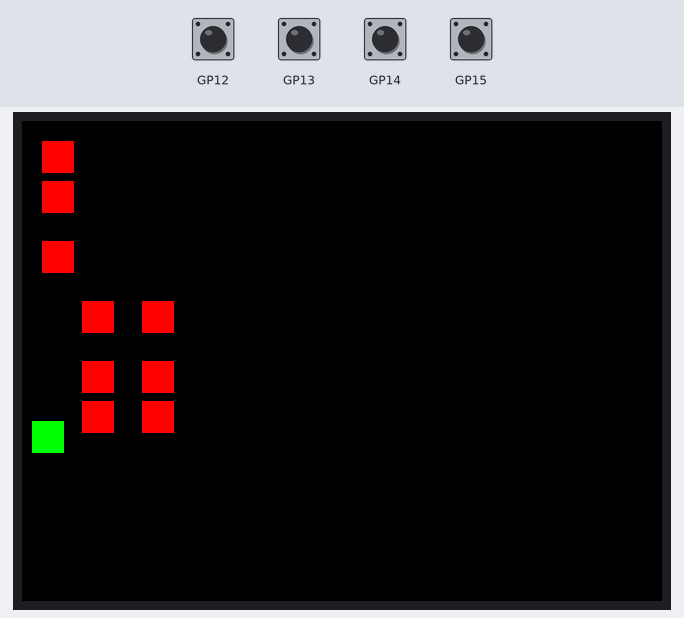
Simulated run of this program. Board: Raspberry Pi Pico running MicroPython. On the bench: 320×240 colour display. Inputs (shaded band) come from the test bench.

Above: at 1.2 s.
1.3 s: button A pressed for 1 s
At 3.4 s:
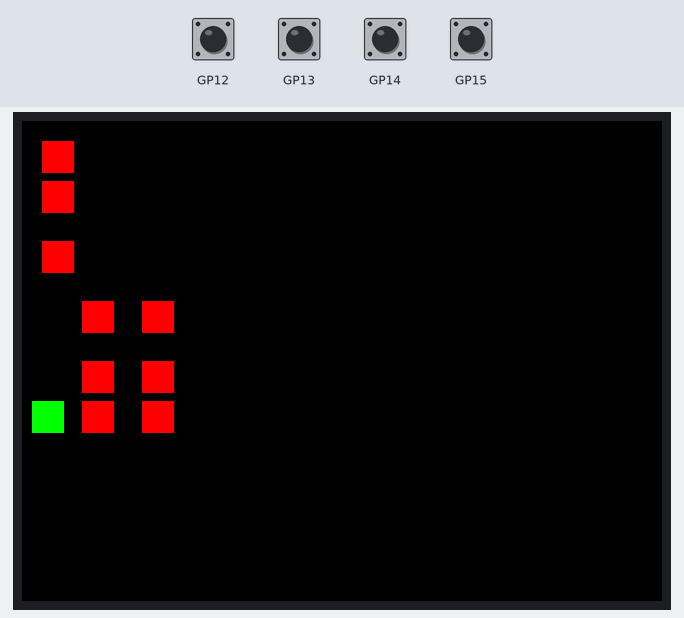
3.8 s: button X pressed for 0.15 s
5.4 s: button B pressed for 0.15 s
At 6.6 s:
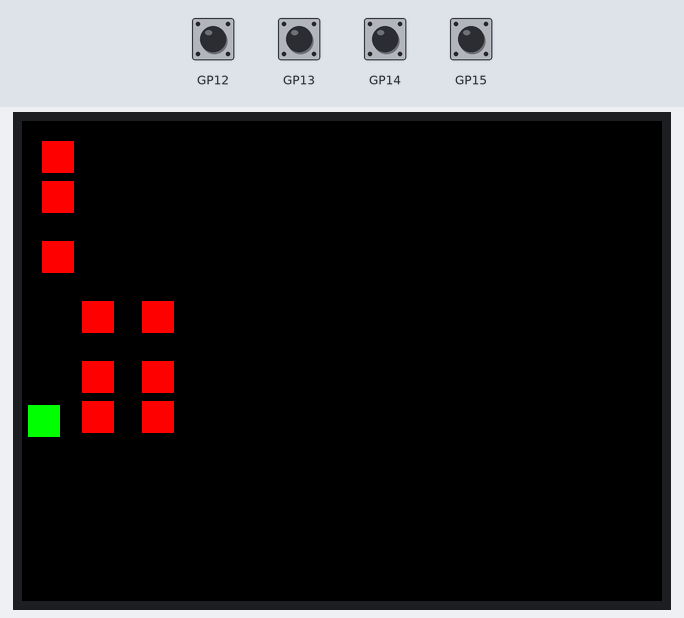
7.0 s: button Y pressed for 1 s
At 8.4 s:
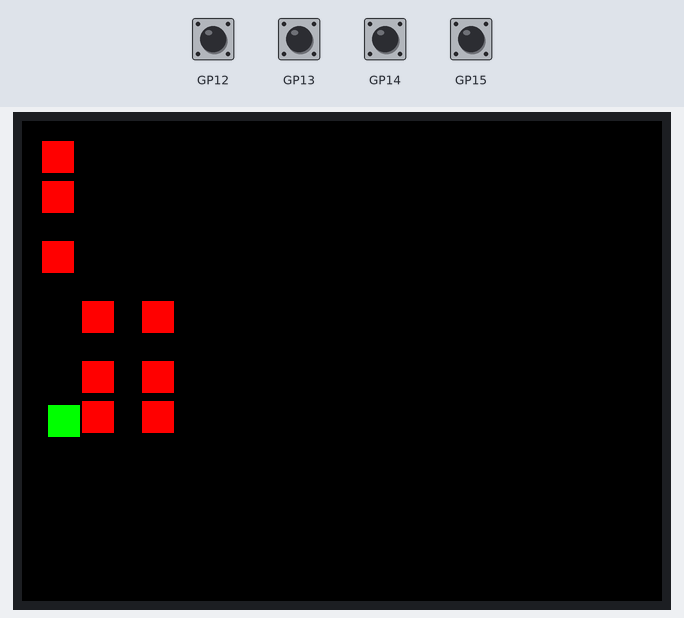
9.5 s: button A pressed for 0.15 s
11.1 s: button B pressed for 1 s
At 13.4 s:
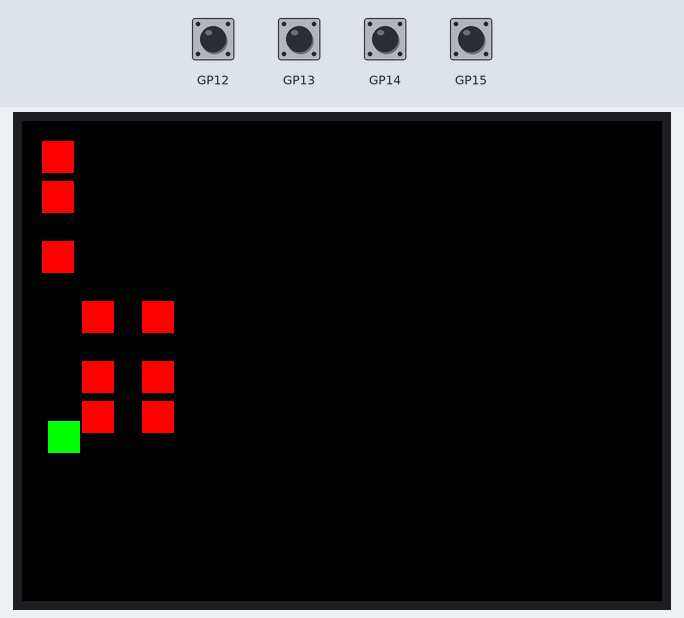
Timing chart, 0 to 14.6 s (numbered marks = the images above; inputs shaded):
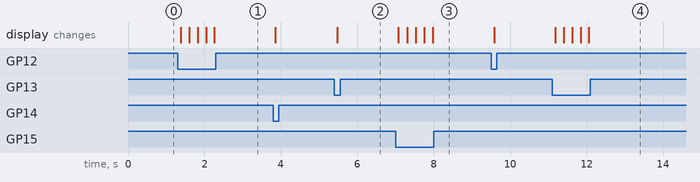

The program:

collision.py
```python
# Import required libraries
from pimoroni import Button
from picographics import PicoGraphics, DISPLAY_PICO_DISPLAY_2, PEN_RGB565

# Initialize Pico Display
display = PicoGraphics(display=DISPLAY_PICO_DISPLAY_2, pen_type=PEN_RGB565)

# Initialize buttons
button_a = Button(12)
button_b = Button(13)
button_x = Button(14)
button_y = Button(15)

# player variables
player_x = 5
player_y = 150
player_height = 16


# Define pen colors
WHITE = display.create_pen(255, 255, 255)
BLACK = display.create_pen(0, 0, 0)
GREEN = display.create_pen(0, 255, 0)
RED = display.create_pen(255, 0, 0)

# Define the Dot class


class Dot:
    def __init__(self, x, y, size, disabled=False):
        self.x = x
        self.y = y
        self.size = size
        self.disabled = disabled


# Create dot objects
dot1 = Dot(10, 10, 16)
dot2 = Dot(10, 30, 16)
dot3 = Dot(10, 60, 16)
dot4 = Dot(30, 90, 16)
dot5 = Dot(30, 120, 16)
dot6 = Dot(30, 140, 16)
dot7 = Dot(60, 90, 16)
dot8 = Dot(60, 120, 16)
dot9 = Dot(60, 140, 16)

dots = [dot1, dot2, dot3, dot4, dot5, dot6, dot7, dot8, dot9]

# Main game loop
while True:
    display.set_pen(BLACK)
    display.clear()

    # Draw green rectangle (PLAYER)
    display.set_pen(GREEN)
    display.rectangle(player_x, player_y, player_height, player_height)

    # Draw dots
    for dot in dots:
        if not dot.disabled:
            display.set_pen(RED)
            display.rectangle(dot.x, dot.y, dot.size, dot.size)
        else:
            display.set_pen(BLACK)
            display.rectangle(dot.x, dot.y, dot.size, dot.size)

    # Collision detection and dot disabling
    for dot in dots:
        if (player_x + player_height > dot.x and player_x < dot.x + dot.size and player_y + player_height > dot.y and player_y < dot.y + dot.size):
            dot.disabled = True
            display.set_pen(GREEN)
            display.rectangle(player_x, player_y, player_height, player_height)

    # Button controls for playersaur movement
    if button_a.read():
        player_y -= 2
    elif button_b.read():
        player_y += 2
    elif button_x.read():
        player_x -= 2
    elif button_y.read():
        player_x += 2

    # Update the display
    display.update()
```

Measured:
- after the input at 1.3 s, the display: first changes after 0.08 s (image 1 shows a later state)
- after the input at 5.4 s, the display: changes after 0.08 s (image 2)
- after the input at 7.0 s, the display: first changes after 0.08 s (image 3 shows a later state)
- after the input at 11.1 s, the display: first changes after 0.08 s (image 4 shows a later state)
